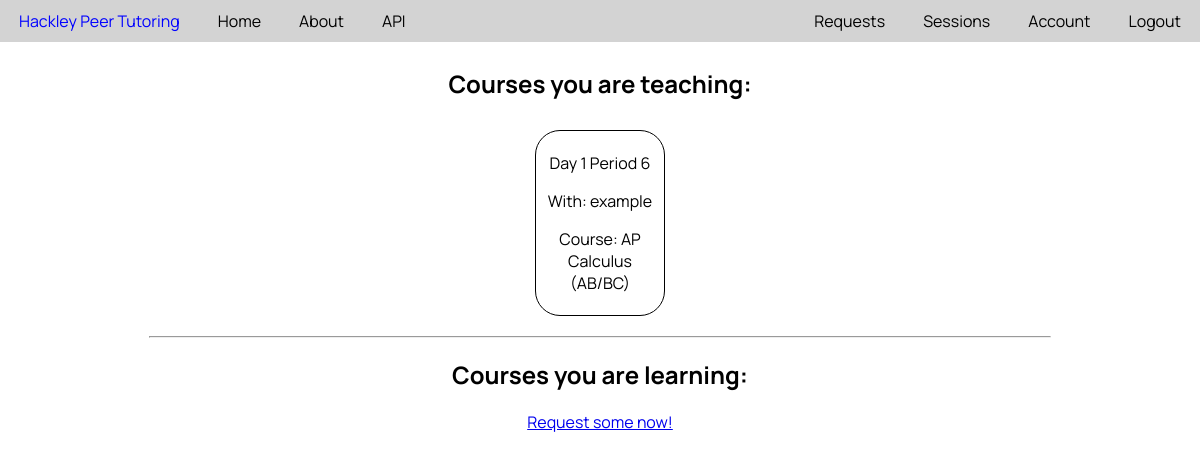
Page /sessions (signed in) on the committed database.
### PeerTutor/models.py (models this page shows, shortened)
class Match(db.Model):
    __tablename__ = 'match'
    id = db.Column(db.Integer, primary_key=True)
    tutor_id = db.Column(db.Integer, nullable=False)
    tutee_id = db.Column(db.Integer, nullable=False)
    course_id = db.Column(db.Integer, nullable=False)
    period = db.Column('period', db.String, nullable=False)

class User(db.Model, UserMixin):
    __tablename__ = 'user'
    id = db.Column(db.Integer, primary_key=True)
    username = db.Column(db.String(20), unique=True, nullable=False)
    email = db.Column(db.String(120), unique=True, nullable=False)
    password = db.Column(db.String(60), nullable=False)
    permission = db.Column(db.Integer, default='1')
    grade = db.Column(db.Integer, nullable=False)
    date_joined = db.Column(db.DateTime, nullable=False, default=datetime.utcnow)
    gradeLevels = db.Column(db.String(20), default="8,9,10,11,12") #8 means all middle school
    schedule = db.relationship('Schedule', backref='user', lazy=True)
    requests = db.relationship('CourseRequest', backref='user', lazy=True)

class Course(db.Model):
    __tablename__ = 'course'
    id = db.Column(db.Integer, primary_key=True)
    name = db.Column(db.String(20), unique=True, nullable=False)
    description = db.Column(db.Text, nullable=False)

### PeerTutor/tutoring/routes.py (the view)
@login_required
@tutor_functions.route('/sessions', methods=['GET'])
def sessions():
    teacherMatches = Match.query.filter_by(tutor_id=current_user.id).all()
    studentMatches = Match.query.filter_by(tutee_id=current_user.id).all()
    return render_template('sessions.html', teacherMatches=teacherMatches, studentMatches=studentMatches, queryUser=queryUser, queryCourse=queryCourse, convertPeriodToString=convertPeriodToString, len=len)

### PeerTutor/algorithims/conversions.py (called while the page is built)
def stringToArrayUD(string): #undelimited
    array = []
    for letter in string:
        array.append(letter)
    return array

### PeerTutor/models.py (called while the page is built)
@login_manager.user_loader
def load_user(user_id):
   return User.query.get(int(user_id))

### PeerTutor/tutoring/utils.py (called while the page is built)
def queryUser(id):
    return User.query.get(id)

def queryCourse(id):
    return Course.query.get(id)

def convertPeriodToString(period):
    array = stringToArrayUD(period)
    return "Day " + array[1] + " Period " + array[3]

### PeerTutor/templates/sessions.html (shortened to what this page needs)
{% extends 'base.html' %}
{% block content %}
    <div class="session-container">
        <h2> Courses you are teaching: </h2>
        {% for match in teacherMatches %}
            <div class="match-container">
                <p> {{ convertPeriodToString(match.period) }} </p>
                <p> With: {{ queryUser(match.tutor_id).username }} </p>
                <p> Course: {{ queryCourse(match.course_id).name }} </p>
            </div>
        {% endfor %}
    </div>
    <hr class="session-divider">
    <div class="session-container">
        <h2> Courses you are learning: </h2>
        {% if len(studentMatches) == 0 %}
            <a href="{{url_for('tutor_functions.requests')}}"> Request some now! </a>
        {% endif %}
    </div>
{% endblock %}

### PeerTutor/static/main.css (style rules this page uses)
body { margin: 0px; font-family: 'Manrope', sans-serif; }
.match-container { border: 1px solid black; padding: 5px; width: 10%; display: inline-block; margin: 10px; text-align: center; border-radius: 25px; }
.session-container { margin: 10px; text-align: center; }
.session-divider { width: 75%; }

### rows in the picture
Match: period "Day 1 Period 6"
User: username "example"
Course: name "AP Calculus (AB/BC)"
